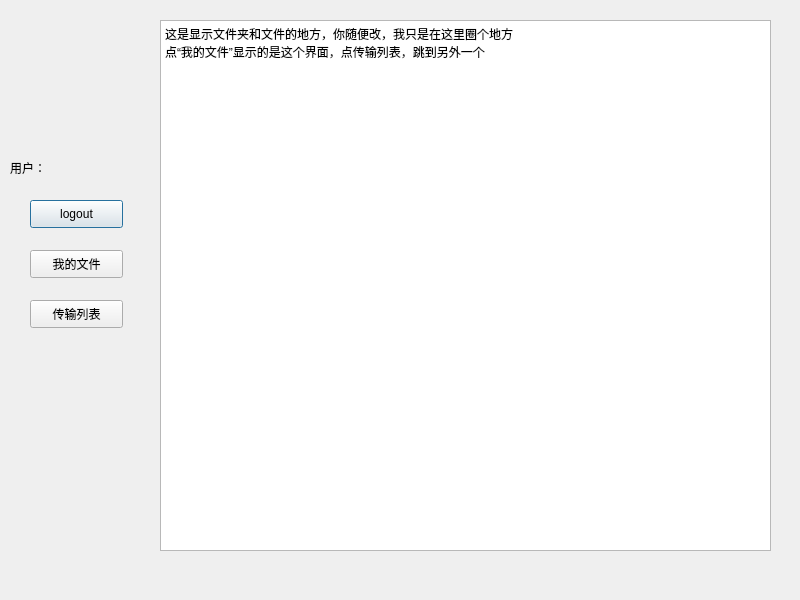
<?xml version="1.0" encoding="UTF-8"?>
<ui version="4.0">
 <class>Dialog_download</class>
 <widget class="QDialog" name="Dialog_download">
  <property name="geometry">
   <rect>
    <x>0</x>
    <y>0</y>
    <width>800</width>
    <height>600</height>
   </rect>
  </property>
  <property name="windowTitle">
   <string>Dialog</string>
  </property>
  <widget class="QPushButton" name="logout">
   <property name="geometry">
    <rect>
     <x>30</x>
     <y>200</y>
     <width>93</width>
     <height>28</height>
    </rect>
   </property>
   <property name="text">
    <string>logout</string>
   </property>
  </widget>
  <widget class="QTextBrowser" name="textBrowser">
   <property name="geometry">
    <rect>
     <x>160</x>
     <y>20</y>
     <width>611</width>
     <height>531</height>
    </rect>
   </property>
   <property name="html">
    <string>&lt;!DOCTYPE HTML PUBLIC &quot;-//W3C//DTD HTML 4.0//EN&quot; &quot;http://www.w3.org/TR/REC-html40/strict.dtd&quot;&gt;
&lt;html&gt;&lt;head&gt;&lt;meta name=&quot;qrichtext&quot; content=&quot;1&quot; /&gt;&lt;style type=&quot;text/css&quot;&gt;
p, li { white-space: pre-wrap; }
&lt;/style&gt;&lt;/head&gt;&lt;body style=&quot; font-family:'SimSun'; font-size:9pt; font-weight:400; font-style:normal;&quot;&gt;
&lt;p style=&quot; margin-top:0px; margin-bottom:0px; margin-left:0px; margin-right:0px; -qt-block-indent:0; text-indent:0px;&quot;&gt;这是显示文件夹和文件的地方，你随便改，我只是在这里圈个地方&lt;/p&gt;
&lt;p style=&quot; margin-top:0px; margin-bottom:0px; margin-left:0px; margin-right:0px; -qt-block-indent:0; text-indent:0px;&quot;&gt;点“我的文件”显示的是这个界面，点传输列表，跳到另外一个&lt;/p&gt;&lt;/body&gt;&lt;/html&gt;</string>
   </property>
  </widget>
  <widget class="QPushButton" name="pushButton_3">
   <property name="geometry">
    <rect>
     <x>30</x>
     <y>300</y>
     <width>93</width>
     <height>28</height>
    </rect>
   </property>
   <property name="text">
    <string>传输列表</string>
   </property>
  </widget>
  <widget class="QLabel" name="label">
   <property name="geometry">
    <rect>
     <x>10</x>
     <y>160</y>
     <width>41</width>
     <height>16</height>
    </rect>
   </property>
   <property name="text">
    <string>用户：</string>
   </property>
  </widget>
  <widget class="QPushButton" name="myfile">
   <property name="geometry">
    <rect>
     <x>30</x>
     <y>250</y>
     <width>93</width>
     <height>28</height>
    </rect>
   </property>
   <property name="text">
    <string>我的文件</string>
   </property>
  </widget>
 </widget>
 <resources/>
 <connections/>
</ui>
